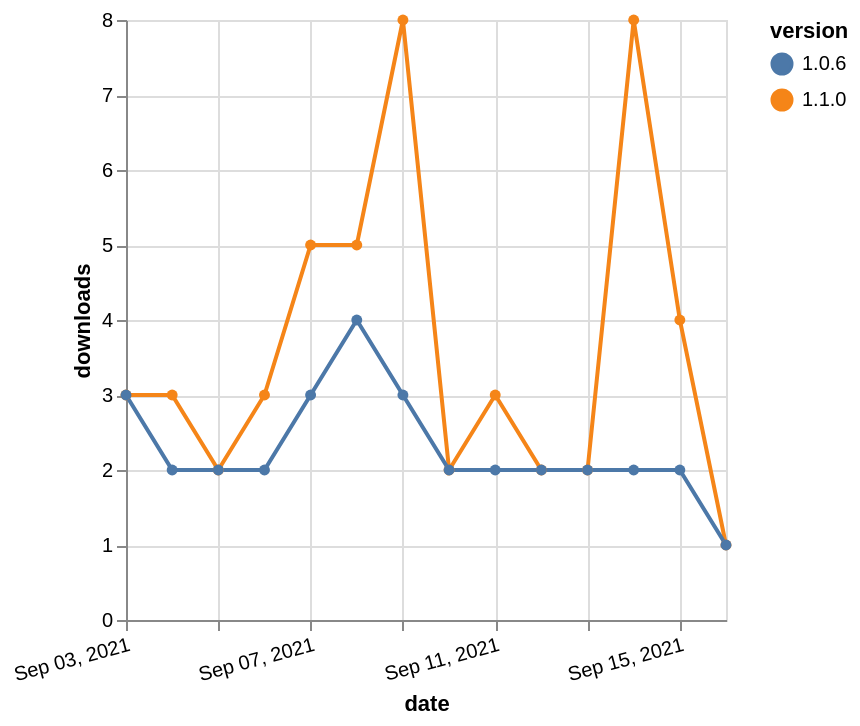

Describe this chart as a Vega-Lite specification.
### Vega-Lite specification from a JSON file in a GitHub repository (floating-point values rounded to 4 significant figures)
{"$schema": "https://vega.github.io/schema/vega-lite/v5.json", "description": "A simple bar chart with embedded data.", "data": {"values": [{"date": "2021-09-03", "total": 8681, "delta": 3, "version": "1.1.0"}, {"date": "2021-09-04", "total": 8684, "delta": 3, "version": "1.1.0"}, {"date": "2021-09-05", "total": 8686, "delta": 2, "version": "1.1.0"}, {"date": "2021-09-06", "total": 8689, "delta": 3, "version": "1.1.0"}, {"date": "2021-09-07", "total": 8694, "delta": 5, "version": "1.1.0"}, {"date": "2021-09-08", "total": 8699, "delta": 5, "version": "1.1.0"}, {"date": "2021-09-09", "total": 8707, "delta": 8, "version": "1.1.0"}, {"date": "2021-09-10", "total": 8709, "delta": 2, "version": "1.1.0"}, {"date": "2021-09-11", "total": 8712, "delta": 3, "version": "1.1.0"}, {"date": "2021-09-12", "total": 8714, "delta": 2, "version": "1.1.0"}, {"date": "2021-09-13", "total": 8716, "delta": 2, "version": "1.1.0"}, {"date": "2021-09-14", "total": 8724, "delta": 8, "version": "1.1.0"}, {"date": "2021-09-15", "total": 8728, "delta": 4, "version": "1.1.0"}, {"date": "2021-09-16", "total": 8729, "delta": 1, "version": "1.1.0"}, {"date": "2021-09-03", "total": 3892, "delta": 3, "version": "1.0.6"}, {"date": "2021-09-04", "total": 3894, "delta": 2, "version": "1.0.6"}, {"date": "2021-09-05", "total": 3896, "delta": 2, "version": "1.0.6"}, {"date": "2021-09-06", "total": 3898, "delta": 2, "version": "1.0.6"}, {"date": "2021-09-07", "total": 3901, "delta": 3, "version": "1.0.6"}, {"date": "2021-09-08", "total": 3905, "delta": 4, "version": "1.0.6"}, {"date": "2021-09-09", "total": 3908, "delta": 3, "version": "1.0.6"}, {"date": "2021-09-10", "total": 3910, "delta": 2, "version": "1.0.6"}, {"date": "2021-09-11", "total": 3912, "delta": 2, "version": "1.0.6"}, {"date": "2021-09-12", "total": 3914, "delta": 2, "version": "1.0.6"}, {"date": "2021-09-13", "total": 3916, "delta": 2, "version": "1.0.6"}, {"date": "2021-09-14", "total": 3918, "delta": 2, "version": "1.0.6"}, {"date": "2021-09-15", "total": 3920, "delta": 2, "version": "1.0.6"}, {"date": "2021-09-16", "total": 3921, "delta": 1, "version": "1.0.6"}]}, "width": "container", "mark": {"type": "line", "point": {"filled": true}}, "encoding": {"x": {"field": "date", "type": "temporal", "timeUnit": "yearmonthdate", "title": "date", "axis": {"labelAngle": -15}}, "y": {"field": "delta", "type": "quantitative", "title": "downloads"}, "color": {"field": "version", "type": "nominal"}, "tooltip": {"field": "delta"}}}
